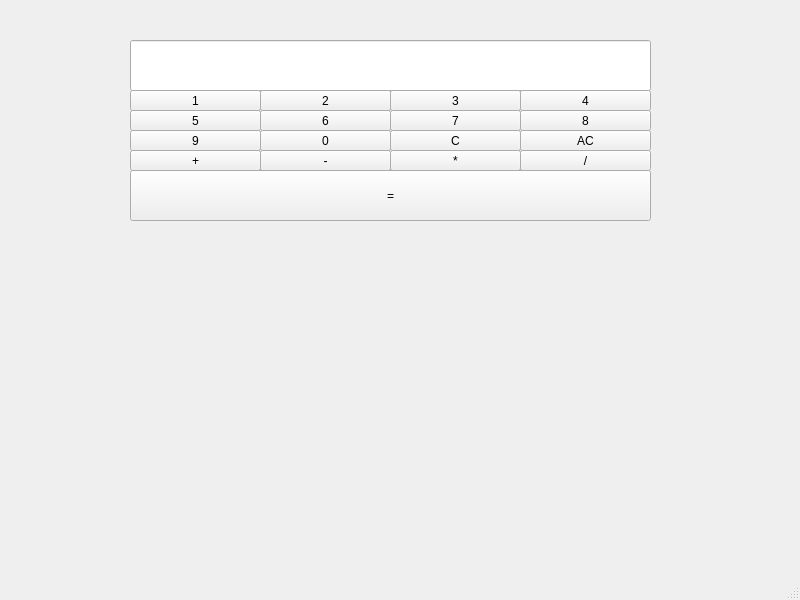
<?xml version="1.0" encoding="UTF-8"?>
<ui version="4.0">
 <class>MainWindow</class>
 <widget class="QMainWindow" name="MainWindow">
  <property name="geometry">
   <rect>
    <x>0</x>
    <y>0</y>
    <width>800</width>
    <height>600</height>
   </rect>
  </property>
  <property name="windowTitle">
   <string>MainWindow</string>
  </property>
  <widget class="QWidget" name="centralwidget">
   <widget class="QLineEdit" name="lineEdit">
    <property name="geometry">
     <rect>
      <x>130</x>
      <y>40</y>
      <width>521</width>
      <height>51</height>
     </rect>
    </property>
   </widget>
   <widget class="QPushButton" name="pushButton">
    <property name="geometry">
     <rect>
      <x>130</x>
      <y>90</y>
      <width>131</width>
      <height>21</height>
     </rect>
    </property>
    <property name="text">
     <string>1</string>
    </property>
   </widget>
   <widget class="QPushButton" name="pushButton_2">
    <property name="geometry">
     <rect>
      <x>260</x>
      <y>90</y>
      <width>131</width>
      <height>21</height>
     </rect>
    </property>
    <property name="text">
     <string>2</string>
    </property>
   </widget>
   <widget class="QPushButton" name="pushButton_3">
    <property name="geometry">
     <rect>
      <x>390</x>
      <y>90</y>
      <width>131</width>
      <height>21</height>
     </rect>
    </property>
    <property name="text">
     <string>3</string>
    </property>
   </widget>
   <widget class="QPushButton" name="pushButton_4">
    <property name="geometry">
     <rect>
      <x>520</x>
      <y>90</y>
      <width>131</width>
      <height>21</height>
     </rect>
    </property>
    <property name="text">
     <string>4</string>
    </property>
   </widget>
   <widget class="QPushButton" name="pushButton_5">
    <property name="geometry">
     <rect>
      <x>130</x>
      <y>110</y>
      <width>131</width>
      <height>21</height>
     </rect>
    </property>
    <property name="text">
     <string>5</string>
    </property>
   </widget>
   <widget class="QPushButton" name="pushButton_6">
    <property name="geometry">
     <rect>
      <x>390</x>
      <y>110</y>
      <width>131</width>
      <height>21</height>
     </rect>
    </property>
    <property name="text">
     <string>7</string>
    </property>
   </widget>
   <widget class="QPushButton" name="pushButton_7">
    <property name="geometry">
     <rect>
      <x>260</x>
      <y>110</y>
      <width>131</width>
      <height>21</height>
     </rect>
    </property>
    <property name="text">
     <string>6</string>
    </property>
   </widget>
   <widget class="QPushButton" name="pushButton_8">
    <property name="geometry">
     <rect>
      <x>520</x>
      <y>110</y>
      <width>131</width>
      <height>21</height>
     </rect>
    </property>
    <property name="text">
     <string>8</string>
    </property>
   </widget>
   <widget class="QPushButton" name="pushButton_9">
    <property name="geometry">
     <rect>
      <x>130</x>
      <y>130</y>
      <width>131</width>
      <height>21</height>
     </rect>
    </property>
    <property name="text">
     <string>9</string>
    </property>
   </widget>
   <widget class="QPushButton" name="pushButton_10">
    <property name="geometry">
     <rect>
      <x>260</x>
      <y>130</y>
      <width>131</width>
      <height>21</height>
     </rect>
    </property>
    <property name="text">
     <string>0</string>
    </property>
   </widget>
   <widget class="QPushButton" name="pushButton_11">
    <property name="geometry">
     <rect>
      <x>390</x>
      <y>130</y>
      <width>131</width>
      <height>21</height>
     </rect>
    </property>
    <property name="text">
     <string>C</string>
    </property>
   </widget>
   <widget class="QPushButton" name="pushButton_12">
    <property name="geometry">
     <rect>
      <x>520</x>
      <y>130</y>
      <width>131</width>
      <height>21</height>
     </rect>
    </property>
    <property name="text">
     <string>AC</string>
    </property>
   </widget>
   <widget class="QPushButton" name="pushButton_13">
    <property name="geometry">
     <rect>
      <x>130</x>
      <y>150</y>
      <width>131</width>
      <height>21</height>
     </rect>
    </property>
    <property name="text">
     <string>+</string>
    </property>
   </widget>
   <widget class="QPushButton" name="pushButton_14">
    <property name="geometry">
     <rect>
      <x>260</x>
      <y>150</y>
      <width>131</width>
      <height>21</height>
     </rect>
    </property>
    <property name="text">
     <string>-</string>
    </property>
   </widget>
   <widget class="QPushButton" name="pushButton_15">
    <property name="geometry">
     <rect>
      <x>390</x>
      <y>150</y>
      <width>131</width>
      <height>21</height>
     </rect>
    </property>
    <property name="text">
     <string>*</string>
    </property>
   </widget>
   <widget class="QPushButton" name="pushButton_16">
    <property name="geometry">
     <rect>
      <x>520</x>
      <y>150</y>
      <width>131</width>
      <height>21</height>
     </rect>
    </property>
    <property name="text">
     <string>/</string>
    </property>
   </widget>
   <widget class="QPushButton" name="pushButton_17">
    <property name="geometry">
     <rect>
      <x>130</x>
      <y>170</y>
      <width>521</width>
      <height>51</height>
     </rect>
    </property>
    <property name="text">
     <string>=</string>
    </property>
   </widget>
  </widget>
  <widget class="QMenuBar" name="menubar">
   <property name="geometry">
    <rect>
     <x>0</x>
     <y>0</y>
     <width>800</width>
     <height>22</height>
    </rect>
   </property>
  </widget>
  <widget class="QStatusBar" name="statusbar"/>
 </widget>
 <resources/>
 <connections/>
</ui>
